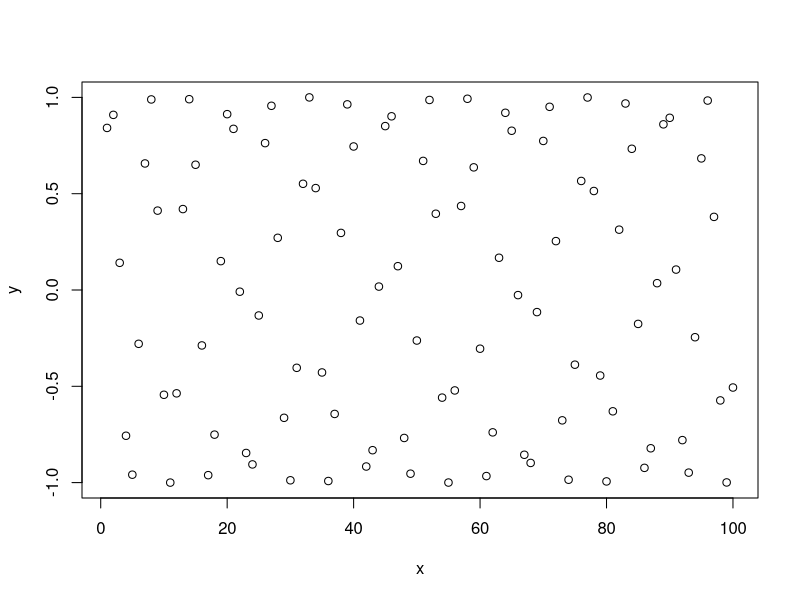
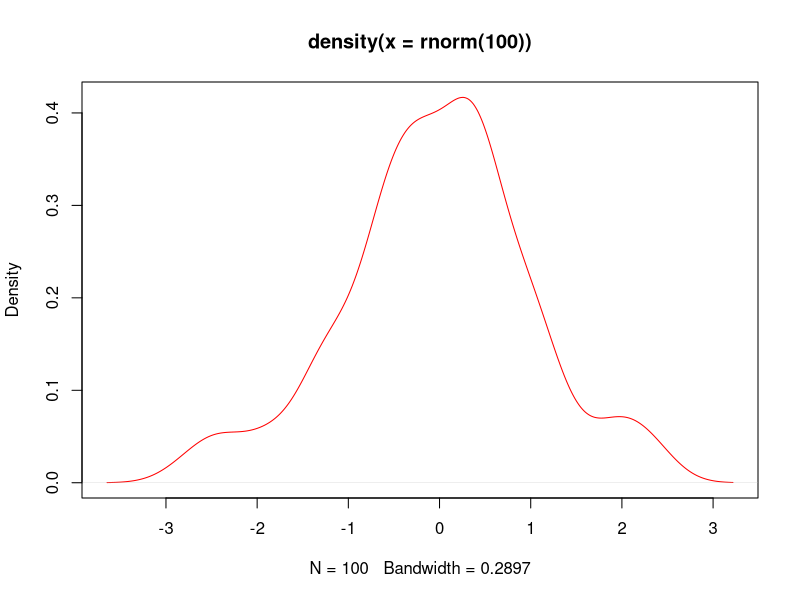

Recreate these plots in R, in order.
x=1:100
y=sin(x)
plot(x,y) 
plot(density(rnorm(100)),col="red")
x=5
x<-5
assign("x",5)
x
x<-c(1,3,6,7)
char<-c("8","edge","turn8k")
logic<-c(TRUE,FALSE,TRUE,FALSE)
dynam<-c(8,"dds", TRUE)
dynam<-c(1,0,1,1,TRUE)
dynam
log(x,10)
x=10
x<5
x==10
x^10
x=10/(5-5)
x
x<-c(2,4,5,3,-4,0)
x*5
y<-c(5,3)
x*y
z<-c(1,2,3,4)
x*z
length(x)
x<-c(3,4,6,-7,8)
mean = sum(x)/ length(x)
mean
x=2:10
y=5:1
z=-5:10
w=-5:-10
x
y
z
w
z=seq(2,5,.5)
x=seq(3,9.1,.1)
y=seq(9,3,-.2)
length(x)
length(y)
x*y
x=c("A","B","C")
rep(x,4)
x<-1:10
y<-x<=-5
mode(x)
mode(y)
mode(mode(x))
x=1:20
x[2]
x[0]
x[5:9]
x[c(3,7,8,9,20)]
x[-19]
x[-(1:6)]
x[x>10]
x[TRUE]
y=c(TRUE,FALSE)
x[y]
vector<-c()
v2<-c(TRUE,FALSE,TRUE,TRUE,FALSE,TRUE)
vector=c(v2,vector);
vector=c(F,vector);
x=1:3
x=c(5,x)
x
x=1:5
names(x)
names(x)<-c("Первый","Второй","Третий","Четвертый","Первый")
names(x)
x["Первый"]
log(3) == log(3, base=exp(1))
x=seq(5,100,.1)
x[length(x)]
x<-c(-10,2,78,34,-98,23,0,-8)
order(x)
sort(x)
sort(x) == x[order(x)]
log(exp(1))